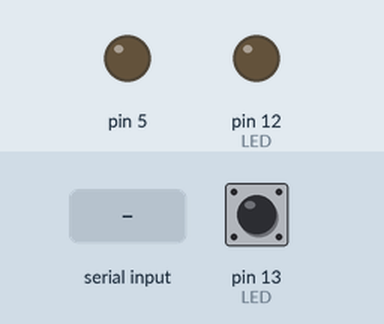
Recording of a sketch running on a simulated Arduino Uno, built with avr-gcc and run on an emulated ATmega328P. Shown: output pins drawn as LEDs (lit = HIGH). Inputs (shaded band) come from the test bench; at power-on: pin 13 (LED) HIGH. Pins used as bus, display or sensor lines are not drawn.

Above: at 1.2 s.
1.3 s: "1" received over Serial
At 1.7 s:
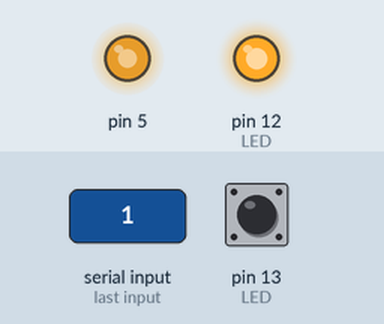
2.8 s: "0" received over Serial
At 4.1 s:
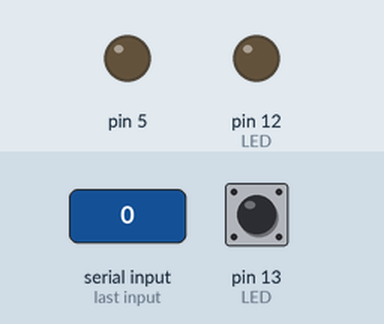
Timing chart, 0 to 5.8 s (numbered marks = the images above; inputs shaded):
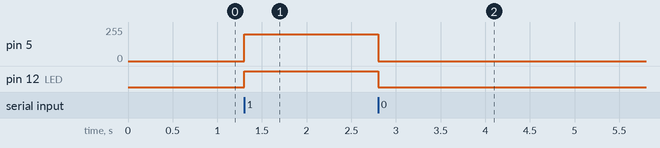

Measured:
- after the input at 1.3 s, pin 5: 0/255 → 200/255 at once; pin 12 (LED): LOW → HIGH at once
- after the input at 2.8 s, pin 5: 200/255 → 0/255 at once; pin 12 (LED): HIGH → LOW at once

The sketch:

CollisionReact.ino
```cpp
#include "osmc.h"
OSMC osmc;

int AHI     = 8;     // normal I/O pin
int BHI     = 7;     // normal I/O pin
int ALI     = 6;     // must be on a PWM I/O pin
int BLI     = 5;     // must be on a PWM I/O pin
int disable_pin = 4; // normal I/O pin

void setup()
{
  osmc.init(AHI,BHI, ALI, BLI, disable_pin);
  Serial.begin(9600); // initialize the serial port
  Serial.flush();

  pinMode(12, OUTPUT); // LED

  // initialize timer1
  noInterrupts();           // disable all interrupts
  TCCR1A = 0;
  TCCR1B = 0;
  TCNT1  = 0;

  OCR1A = 31250;            // compare match register 16MHz/256/2Hz
  TCCR1B |= (1 << WGM12);   // CTC mode
  TCCR1B |= (1 << CS12);    // 256 prescaler
  TIMSK1 |= (1 << OCIE1A);  // enable timer compare interrupt
  interrupts();             // enable all interrupts
}

ISR(TIMER1_COMPA_vect)          // timer compare interrupt service routine
{
  digitalWrite(13, digitalRead(13) ^ 1);   // toggle LED pin
}

void loop()
{
  char reading; //declare variable
  reading = 0x0; //initialize as null
  int motor_speed = 200;
  //if data available, take in char
  if(Serial.available())
  {
      reading = Serial.read();
  }

  //if char read = '1' turn on pin, else turn off pin
  if( reading == '1')
  {
      digitalWrite(12, HIGH);
      osmc.reverse(motor_speed);

  }
  else if(reading == '0')
  {
    digitalWrite(12,LOW);
    osmc.forward(motor_speed);
  }
}
```

osmc.cpp
```cpp
// (licence header left out)
#include "osmc.h"
#include "Arduino.h"

//OSMC::osmc(int aHI,int bHI,int aLI,int bLI, int dis) {
//	this->aHI = aHI;
//	this->bHI = bHI;
//	this->aLI = aLI;
//	this->aLI = bLI;
//	this->dis = dis;
//}

void OSMC::init(int aHI,int bHI,int aLI,int bLI, int dis) {
this->aHI = aHI;
this->bHI = bHI;
this->aLI = aLI;
this->aLI = bLI;
this->dis = dis;
}

//OSMC::~OSMC() { /* nothing */}

void OSMC::forward(int s) {
  digitalWrite(     this->aHI, HIGH);
  digitalWrite(     this->bHI, HIGH);
  digitalWrite(     this->aLI, LOW);
   analogWrite(     this->bLI, s);
  digitalWrite( this->dis, LOW);
}

void OSMC::reverse(int s) {
  digitalWrite(     this->aHI, HIGH);
  digitalWrite(     this->bHI, HIGH);
   analogWrite(     this->aLI, s);
  digitalWrite(     this->bLI, LOW);
  digitalWrite( this->dis, LOW);
}

void OSMC::brake() {
  digitalWrite(     this->aHI, HIGH);
  digitalWrite(     this->bHI, HIGH);
  digitalWrite(     this->aLI, LOW);
  digitalWrite(     this->bLI, LOW);
  digitalWrite(     this->dis, LOW);
}

void OSMC::disable() {
digitalWrite( this->dis, HIGH);
}
```

osmc.h
```cpp
// (licence header left out)
#ifndef OSMC_H
#define OSMC_H

#include <WProgram.h>

class OSMC {
public:
int aHI,bHI,aLI,bLI,dis;

//OSMC osmc = new OSMC(AHI aHI,BHI b, ALI c, BLI d, disable d);
void init(int ,int ,int ,int ,int );
//OSMC(); // second constructor
//~OSMC(); // deconstrutor?
//	void osmc(int aHI,int bHI,int aLI,int bLI, int dis);
void forward(int s);
void reverse(int s);
void brake();
void disable();

};

#endif
```
